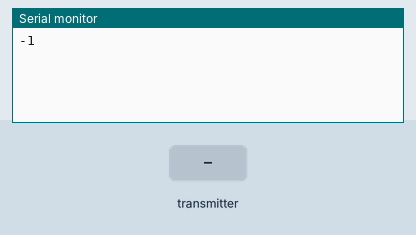
Recording of a sketch running on a simulated Arduino Uno, built with avr-gcc and run on an emulated ATmega328P. Shown: the last lines printed to the serial monitor. The inputs (shaded band) are chosen by the test bench. No radio packets arrive unless stated.

Above: at 1.2 s.
1.3 s: the transmitter starts sending distance = 256
At 1.37 s:
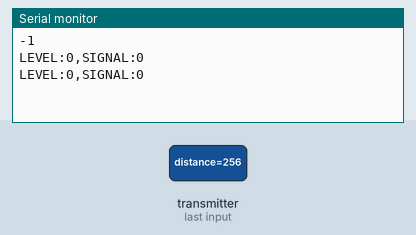
3.2 s: the transmitter starts sending signalStrength = 256
At 3.27 s:
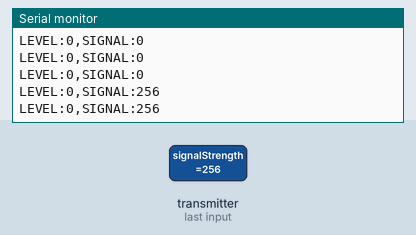
4.7 s: the transmitter starts sending signalStrength = 512
At 4.77 s:
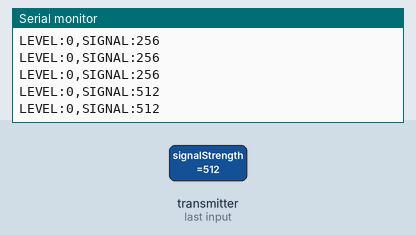
Timing chart, 0 to 7.7 s (numbered marks = the images above; inputs shaded):
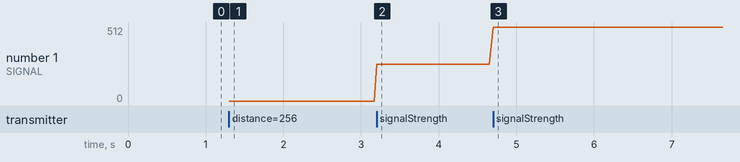

The sketch:

Rx_full.ino
```cpp
#include <SPI.h>
#include <RF24.h>

RF24 radio(7, 10);  // CE, CSN
const uint64_t address = 0xE8E8F0F0E1LL;

// Mapping / limits
const int receivedMax = 260;   // sanity cap on inches
const int TankHigh    = 44;    // 100%
const int TankLow     = 254;   // 0%

// Watchdog
const uint32_t NO_PACKET_MS = 1000; // after this, emit -1
uint32_t lastRxMs    = 0;
uint32_t lastWdPrint = 0;

struct Payload {
  int distance;        // inches
  int signalStrength;  // 0–100 (%), derived from TX ARC
};

void setup() {
  Serial.begin(9600);

  if (!radio.begin()) {
    Serial.println("Radio not responding");
    while (1) {}
  }

  radio.setDataRate(RF24_250KBPS);
  radio.setPALevel(RF24_PA_MAX);
  radio.setChannel(115);
  radio.openReadingPipe(0, address);
  radio.startListening();

  lastRxMs = millis();   // start the watchdog clock
  lastWdPrint = 0;

  // Optional: tell the PC app we're up but waiting for data
  // Serial.println("-1");
}

void loop() {
  bool gotPacket = false;

  while (radio.available()) {
    Payload received;
    radio.read(&received, sizeof(received));
    gotPacket = true;
    lastRxMs = millis();

    if (received.distance > 0 && received.distance <= receivedMax) {
      int percentage = map(received.distance, TankHigh, TankLow, 100, 0);
      percentage = constrain(percentage, 0, 100);

      Serial.print("LEVEL:");
      Serial.print(percentage);
      Serial.print(",SIGNAL:");
      Serial.println(received.signalStrength);
    } else {
      Serial.println("-1"); // invalid reading
    }
  }

  // Watchdog: if no packets for > NO_PACKET_MS, emit -1 once per second
  uint32_t now = millis();
  if (!gotPacket && (now - lastRxMs > NO_PACKET_MS)) {
    if (now - lastWdPrint >= NO_PACKET_MS) {
      Serial.println("-1");
      lastWdPrint = now;
    }
  }
}
```

Measured:
- after the input at 1.3 s, the serial monitor: prints a new line at once (image 1)
- after the input at 3.2 s, the serial monitor: prints a new line at once (image 2)
- after the input at 4.7 s, the serial monitor: prints a new line at once (image 3)
- plotted number 1: 0 → 256 after the input at 3.2 s, 256 → 512 after the input at 4.7 s
